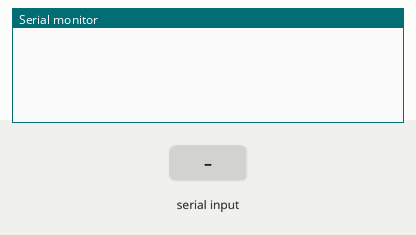
Recording of a sketch running on a simulated Arduino Mega 2560, built with avr-gcc and run on an emulated ATmega2560. Parts: the last lines printed to the serial monitor. The test bench sets the inputs (shaded band).

Above: at 1.2 s.
1.3 s: "90,45\n" received over the second serial link
At 2.5 s:
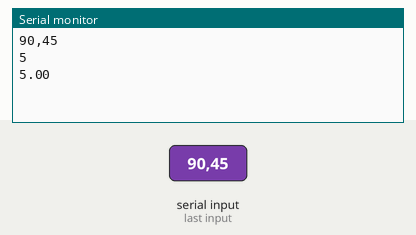
2.8 s: "30,150\n" received over the second serial link
At 3.7 s:
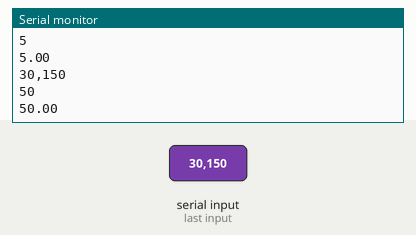

The sketch:

Arduino_LPS_communication.ino
```cpp
String inByte;//67
String range_str;
int i = 0;
float range_int;
void setup() {
  // initialize both serial ports:
  Serial.begin(115200);
  Serial1.begin(115200);

}

void loop() {
  // read from port 1, send to port 0:
  while(Serial1.available()) {

    inByte = Serial1.readStringUntil('\n');
    Serial.println(inByte);
    range_str = inByte.substring(4,12);
    range_int = range_str.toInt();
    Serial.println(range_str);
    Serial.println(range_int);


//    Serial.println(inByte.substring(16,23));
//    Serial.println(inByte.substring(25,32));
    //delay(2000);
  }

}
```

Measured:
- after the input at 1.3 s, the serial monitor: prints a new line at once (image 1)
- after the input at 2.8 s, the serial monitor: prints a new line at once (image 2)
